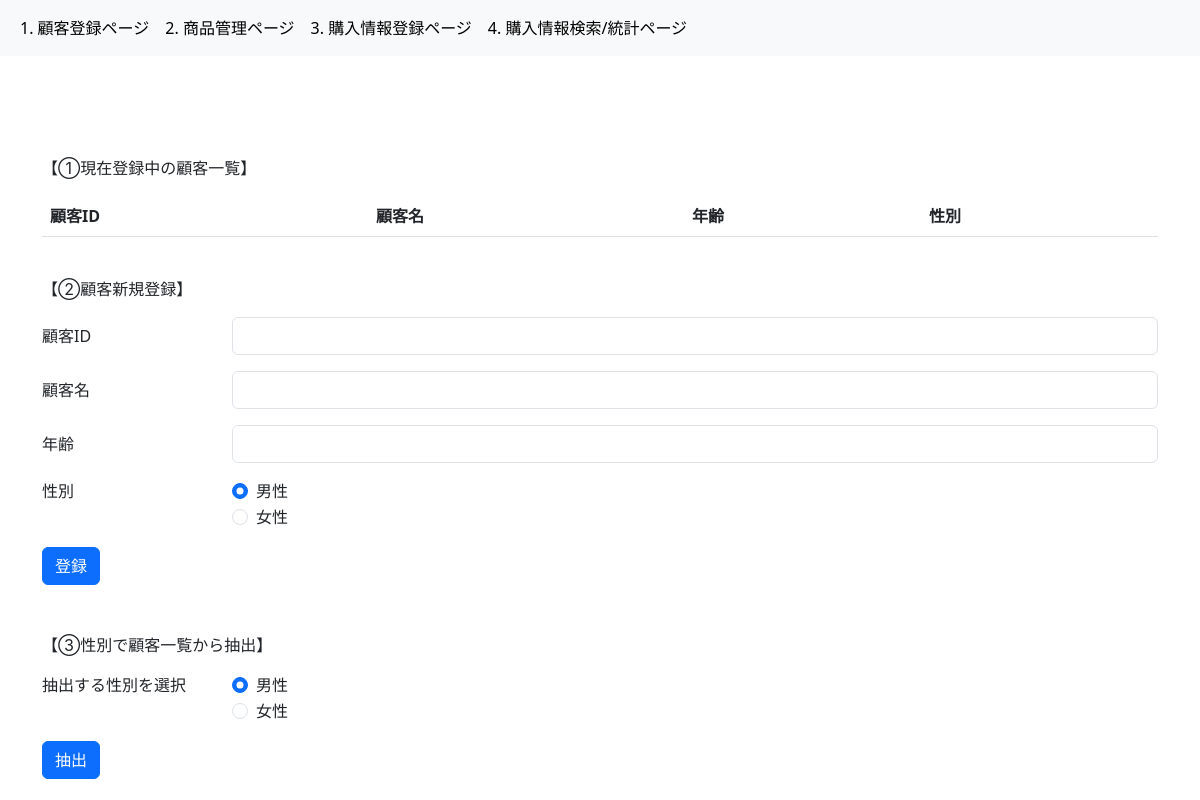
The app's page /, older data.
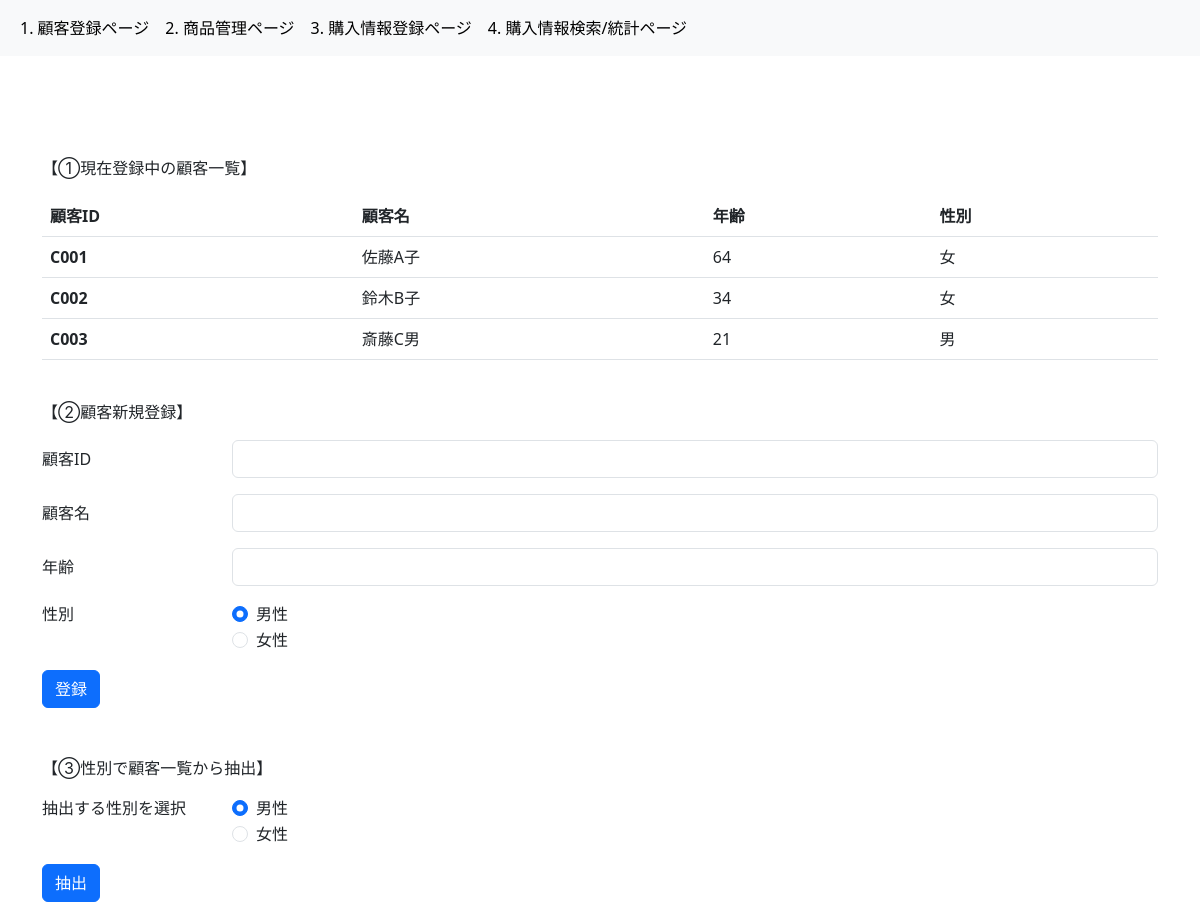
The same page, newer data.
### 4_CRM/models.py (models this page shows, shortened)
class Customer(db.Model):
    __tablename__ = "customers"
    customer_id = db.Column(db.String, primary_key=True)
    customer_name = db.Column(db.String, nullable=False)
    age = db.Column(db.Integer)
    gender = db.Column(db.String)
    purchases = db.relationship(
        "Purchase", backref="customers", cascade="delete")

### 4_CRM/app2.py (the view)
@app.route("/")
def index():
    customers = Customer.query.all()
    return render_template("1_index.html", customers=customers)

### 4_CRM/templates/1_index.html
{% extends "base.html" %} {% block content %}
<p>【①現在登録中の顧客一覧】</p>
<table class="table">
  <thead>
    <tr>
      <th scope="col">顧客ID</th>
      <th scope="col">顧客名</th>
      <th scope="col">年齢</th>
      <th scope="col">性別</th>
    </tr>
  </thead>
  <tbody>
    {% for customer in customers %}
    <tr>
      <th scope="row">{{ customer.customer_id }}</th>
      <td>{{ customer.customer_name }}</td>
      <td>{{ customer.age }}</td>
      <td>{{ customer.gender }}</td>
    </tr>
    {% endfor %}
  </tbody>
</table>
<br />
<p>【②顧客新規登録】</p>
<form action="/add_customer" method="post">
  <div class="row mb-3">
    <label for="input-customer-id" class="col-sm-2 col-form-label"
      >顧客ID</label
    >
    <div class="col-sm-10">
      <input
        type="text"
        class="form-control"
        id="input-customer-id"
        name="input-customer-id"
      />
    </div>
  </div>
  <div class="row mb-3">
    <label for="input-customer-name" class="col-sm-2 col-form-label"
      >顧客名</label
    >
    <div class="col-sm-10">
      <input
        type="text"
        class="form-control"
        id="input-customer-name"
        name="input-customer-name"
      />
    </div>
  </div>
  <div class="row mb-3">
    <label for="input-age" class="col-sm-2 col-form-label">年齢</label>
    <div class="col-sm-10">
      <input
        type="number"
        class="form-control"
        id="input-age"
        name="input-age"
      />
    </div>
  </div>
  <fieldset class="row mb-3">
    <legend class="col-form-label col-sm-2 pt-0">性別</legend>
    <div class="col-sm-10">
      <div class="form-check">
        <input
          class="form-check-input"
          type="radio"
          name="input-gender"
          id="gender-male"
          value="男性"
          checked
        />
        <label class="form-check-label" for="gender-male"> 男性 </label>
      </div>
      <div class="form-check">
        <input
          class="form-check-input"
          type="radio"
          name="input-gender"
          id="gender-female"
          value="女性"
        />
        <label class="form-check-label" for="gender-female"> 女性 </label>
      </div>
    </div>
  </fieldset>
  <button type="submit" class="btn btn-primary">登録</button>
</form>
<br />
<br />
<p>【③性別で顧客一覧から抽出】</p>
<form action="/select_gender" method="post">
  <fieldset class="row mb-3">
    <legend class="col-form-label col-sm-2 pt-0">抽出する性別を選択</legend>
    <div class="col-sm-10">
      <div class="form-check">
        <input
          class="form-check-input"
          type="radio"
          name="input-gender2"
          id="gender-male2"
          value="男性"
          checked
        />
        <label class="form-check-label" for="gender-male2"> 男性 </label>
      </div>
      <div class="form-check">
        <input
          class="form-check-input"
          type="radio"
          name="input-gender2"
          id="gender-female2"
          value="女性"
        />
        <label class="form-check-label" for="gender-female2"> 女性 </label>
      </div>
    </div>
  </fieldset>
  <button type="submit" class="btn btn-primary">抽出</button>
</form>
{% endblock content %}

### 4_CRM/templates/base.html (shortened to what this page needs)
<!DOCTYPE html>
<html lang="en">
  <head>
    <link
      href="https://cdn.jsdelivr.net/npm/bootstrap@5.3.0/dist/css/bootstrap.min.css"
      rel="stylesheet"
    />
  </head>
  <body>
    <nav class="navbar navbar-expand-lg bg-body-tertiary">
      <div class="container-fluid">
        <div class="collapse navbar-collapse" id="navbarSupportedContent">
          <ul class="navbar-nav me-auto mb-2 mb-lg-0">
            <li class="nav-item">
              <a
                class="nav-link active"
                aria-current="page"
                href="{{url_for('index')}}"
                >1. 顧客登録ページ
              </a>
            </li>
            <li class="nav-item">
              <a
                class="nav-link active"
                aria-current="page"
                href="{{url_for('item')}}"
                >2. 商品管理ページ
              </a>
            </li>
            <li class="nav-item">
              <a
                class="nav-link active"
                aria-current="page"
                href="{{url_for('purchase')}}"
                >3. 購入情報登録ページ
              </a>
            </li>
            <li class="nav-item">
              <a
                class="nav-link active"
                aria-current="page"
                href="{{url_for('purchase_data_statistice')}}"
                >4. 購入情報検索/統計ページ
              </a>
            </li>
          </ul>
        </div>
      </div>
    </nav>
    <div class="container" style="padding-top: 100px">
      {% block content %} {% endblock content %}
    </div>
  </body>
</html>

Row changes from the older to the newer data that the page shows:
added Customer: customer_id "C001", customer_name "佐藤A子", age "64", gender "女"
added Customer: customer_id "C002", customer_name "鈴木B子", age "34", gender "女"
added Customer: customer_id "C003", customer_name "斎藤C男", age "21", gender "男"
